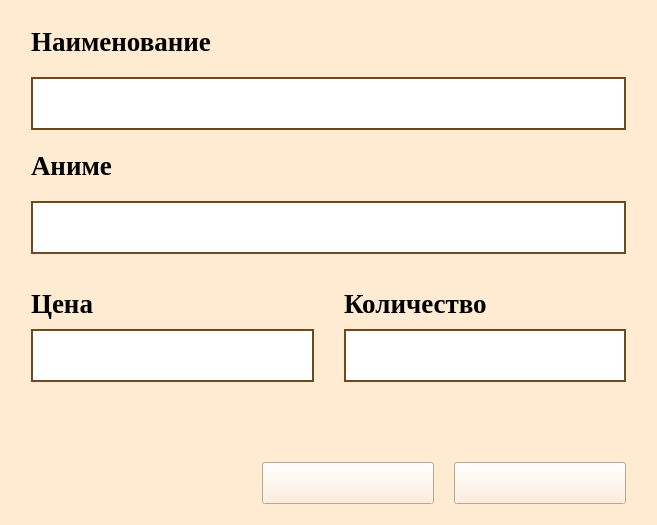
<?xml version="1.0" encoding="UTF-8"?>
<ui version="4.0">
 <class>CreateEditProduct_form</class>
 <widget class="QWidget" name="CreateEditProduct_form">
  <property name="geometry">
   <rect>
    <x>0</x>
    <y>0</y>
    <width>657</width>
    <height>525</height>
   </rect>
  </property>
  <property name="minimumSize">
   <size>
    <width>657</width>
    <height>525</height>
   </size>
  </property>
  <property name="maximumSize">
   <size>
    <width>657</width>
    <height>525</height>
   </size>
  </property>
  <property name="windowTitle">
   <string/>
  </property>
  <property name="styleSheet">
   <string notr="true">QWidget {
background-color: #FFEAD2;
}</string>
  </property>
  <layout class="QVBoxLayout" name="verticalLayout_2">
   <item>
    <layout class="QVBoxLayout" name="work_area_layout">
     <property name="spacing">
      <number>20</number>
     </property>
     <property name="leftMargin">
      <number>20</number>
     </property>
     <property name="topMargin">
      <number>15</number>
     </property>
     <property name="rightMargin">
      <number>20</number>
     </property>
     <property name="bottomMargin">
      <number>10</number>
     </property>
     <item>
      <widget class="QLabel" name="name_label">
       <property name="font">
        <font>
         <family>Times New Roman</family>
         <pointsize>20</pointsize>
         <weight>75</weight>
         <bold>true</bold>
        </font>
       </property>
       <property name="text">
        <string>Наименование</string>
       </property>
      </widget>
     </item>
     <item>
      <widget class="QTextEdit" name="name_textedit">
       <property name="minimumSize">
        <size>
         <width>0</width>
         <height>53</height>
        </size>
       </property>
       <property name="maximumSize">
        <size>
         <width>16777215</width>
         <height>53</height>
        </size>
       </property>
       <property name="styleSheet">
        <string notr="true">QTextEdit{
	border: 2px solid #6E491E;
	color: #563916;
	font: 18pt &quot;Times New Roman&quot;;
	background-color: rgb(255, 255, 255);
}</string>
       </property>
      </widget>
     </item>
     <item>
      <widget class="QLabel" name="anime_lable">
       <property name="font">
        <font>
         <family>Times New Roman</family>
         <pointsize>20</pointsize>
         <weight>75</weight>
         <bold>true</bold>
        </font>
       </property>
       <property name="text">
        <string>Аниме</string>
       </property>
      </widget>
     </item>
     <item>
      <widget class="QTextEdit" name="anime_textedit">
       <property name="minimumSize">
        <size>
         <width>0</width>
         <height>53</height>
        </size>
       </property>
       <property name="maximumSize">
        <size>
         <width>16777215</width>
         <height>53</height>
        </size>
       </property>
       <property name="styleSheet">
        <string notr="true">QTextEdit{
	border: 2px solid #6E491E;
	color: #563916;
	font: 18pt &quot;Times New Roman&quot;;
	background-color: rgb(255, 255, 255);
}</string>
       </property>
      </widget>
     </item>
     <item>
      <layout class="QHBoxLayout" name="wa_horizontal_layout">
       <property name="spacing">
        <number>30</number>
       </property>
       <property name="topMargin">
        <number>14</number>
       </property>
       <item>
        <layout class="QVBoxLayout" name="price_layout">
         <property name="spacing">
          <number>10</number>
         </property>
         <item>
          <widget class="QLabel" name="price_lable">
           <property name="font">
            <font>
             <family>Times New Roman</family>
             <pointsize>20</pointsize>
             <weight>75</weight>
             <bold>true</bold>
            </font>
           </property>
           <property name="text">
            <string>Цена</string>
           </property>
          </widget>
         </item>
         <item>
          <widget class="QTextEdit" name="price_textedit">
           <property name="minimumSize">
            <size>
             <width>266</width>
             <height>53</height>
            </size>
           </property>
           <property name="maximumSize">
            <size>
             <width>16777215</width>
             <height>53</height>
            </size>
           </property>
           <property name="styleSheet">
            <string notr="true">QTextEdit{
	border: 2px solid #6E491E;
	color: #563916;
	font: 18pt &quot;Times New Roman&quot;;
	background-color: rgb(255, 255, 255);
}</string>
           </property>
          </widget>
         </item>
        </layout>
       </item>
       <item>
        <layout class="QVBoxLayout" name="count_layout">
         <property name="spacing">
          <number>10</number>
         </property>
         <item>
          <widget class="QLabel" name="count_label">
           <property name="font">
            <font>
             <family>Times New Roman</family>
             <pointsize>20</pointsize>
             <weight>75</weight>
             <bold>true</bold>
            </font>
           </property>
           <property name="text">
            <string>Количество</string>
           </property>
          </widget>
         </item>
         <item>
          <widget class="QTextEdit" name="count_textedit">
           <property name="minimumSize">
            <size>
             <width>266</width>
             <height>53</height>
            </size>
           </property>
           <property name="maximumSize">
            <size>
             <width>16777215</width>
             <height>53</height>
            </size>
           </property>
           <property name="styleSheet">
            <string notr="true">QTextEdit{
	border: 2px solid #6E491E;
	color: #563916;
	font: 18pt &quot;Times New Roman&quot;;
	background-color: rgb(255, 255, 255);
}</string>
           </property>
          </widget>
         </item>
        </layout>
       </item>
      </layout>
     </item>
     <item>
      <spacer name="wa_spacer">
       <property name="orientation">
        <enum>Qt::Vertical</enum>
       </property>
       <property name="sizeHint" stdset="0">
        <size>
         <width>20</width>
         <height>40</height>
        </size>
       </property>
      </spacer>
     </item>
     <item>
      <layout class="QHBoxLayout" name="buttons_layout">
       <item>
        <spacer name="buttons_spacer">
         <property name="orientation">
          <enum>Qt::Horizontal</enum>
         </property>
         <property name="sizeHint" stdset="0">
          <size>
           <width>40</width>
           <height>20</height>
          </size>
         </property>
        </spacer>
       </item>
       <item>
        <widget class="QPushButton" name="cancel_button">
         <property name="minimumSize">
          <size>
           <width>172</width>
           <height>42</height>
          </size>
         </property>
         <property name="styleSheet">
          <string notr="true">QPushButton{
	border-image: url(:/image/cancel_button.png);
}

QPushButton:pressed{
	border-image: url(:/image/cancel_pressbutton.png);
}
</string>
         </property>
         <property name="text">
          <string/>
         </property>
        </widget>
       </item>
       <item>
        <widget class="QPushButton" name="ok_button">
         <property name="minimumSize">
          <size>
           <width>172</width>
           <height>42</height>
          </size>
         </property>
         <property name="styleSheet">
          <string notr="true">QPushButton{
	border-image: url(:/image/ok_button.png);
}

QPushButton:pressed{
	border-image: url(:/image/ok_pressbutton.png);
}
</string>
         </property>
         <property name="text">
          <string/>
         </property>
        </widget>
       </item>
      </layout>
     </item>
    </layout>
   </item>
  </layout>
 </widget>
 <resources>
  <include location="resources/images/images.qrc"/>
 </resources>
 <connections/>
</ui>
